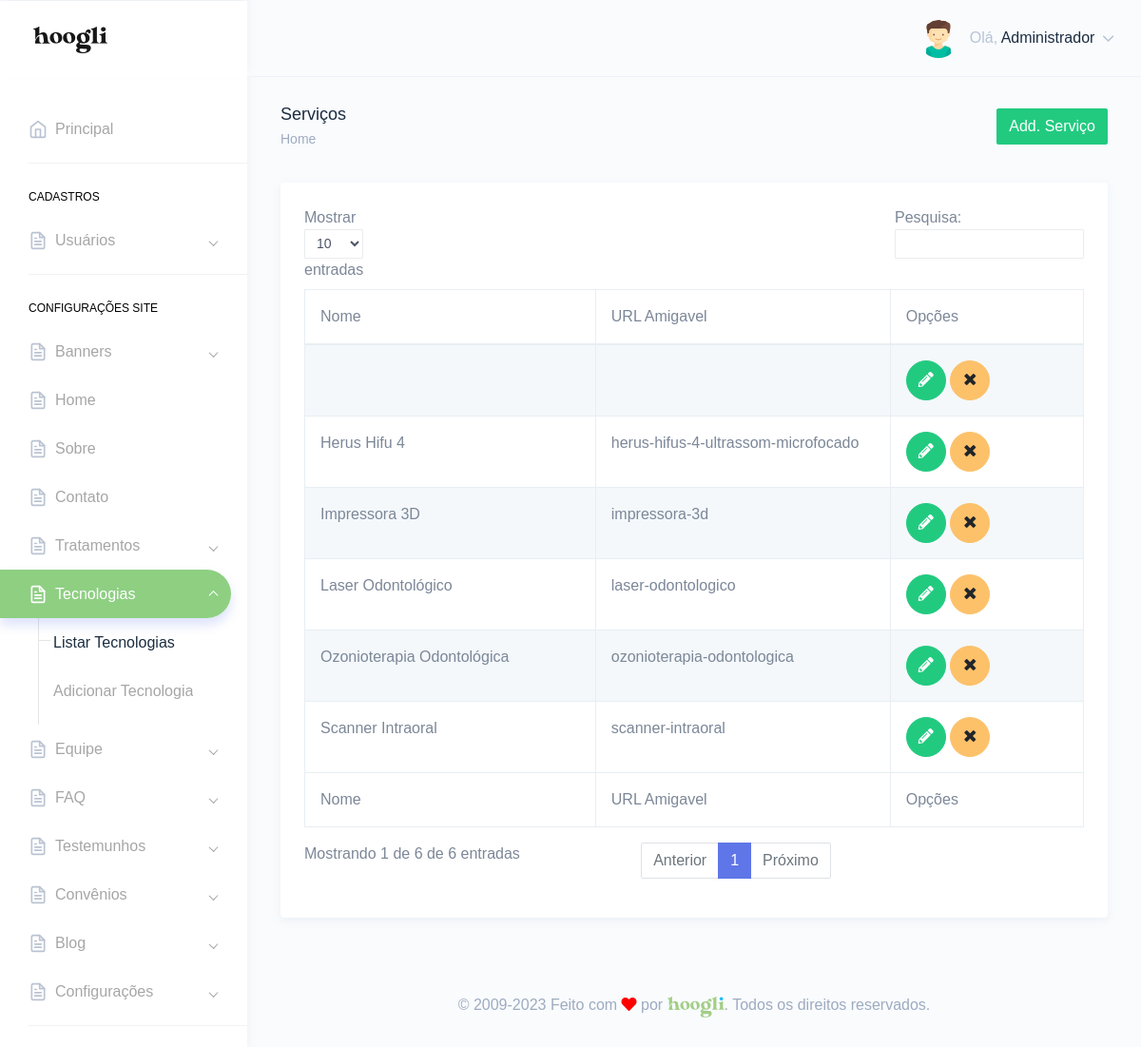
/painel/servicos.php (signed in), run on the app's committed database.
### tables this page shows
CREATE TABLE `tbl_usuarios` (
  `id` int NOT NULL,
  `nome` varchar(250) DEFAULT NULL,
  `email` varchar(250) DEFAULT NULL,
  `telefone` varchar(250) DEFAULT NULL,
  `endereco` varchar(250) DEFAULT NULL,
  `cpf` varchar(100) DEFAULT NULL,
  `login` varchar(100) DEFAULT NULL,
  `senha` varchar(100) DEFAULT NULL,
  `foto` varchar(250) DEFAULT NULL,
  `id_cargo` int DEFAULT NULL,
  `sexo` varchar(2) DEFAULT NULL,
  `perm_cad_usuario` varchar(2) DEFAULT NULL,
  `perm_relatorio` varchar(2) DEFAULT NULL,
  `perm_add_usuario` varchar(2) DEFAULT NULL,
  `perm_edit_usuario` varchar(2) DEFAULT NULL,
  `perm_del_usuario` varchar(2) DEFAULT NULL,
  `perm_cad_contato` varchar(2) DEFAULT NULL,
  `perm_edit_contato` varchar(2) DEFAULT NULL,
  `perm_del_contato` varchar(2) DEFAULT NULL,
  `perm_edit_contato_nf` varchar(3) DEFAULT NULL,
  `perm_pag_principal_rm` varchar(2) DEFAULT NULL,
  `perm_pag_principal_uc` varchar(2) DEFAULT NULL,
  `admin_geral` varchar(2) DEFAULT NULL,
  `data_frase` date DEFAULT NULL,
  `id_frase` int DEFAULT NULL,
  `frase_lida` varchar(2) DEFAULT NULL
);

CREATE TABLE `tbl_servicos` (
  `id` int NOT NULL,
  `id_categoria` int DEFAULT NULL,
  `titulo` varchar(250) DEFAULT NULL,
  `descricao` text,
  `id_cat` int DEFAULT NULL,
  `meta_title` text,
  `meta_keywords` text,
  `meta_description` text,
  `foto` varchar(250) DEFAULT NULL,
  `url_amigavel` varchar(250) DEFAULT NULL,
  `breve` text,
  `banner_titulo` varchar(250) DEFAULT NULL,
  `banner_titulo2` varchar(255) DEFAULT NULL,
  `banner_titulo3` varchar(255) DEFAULT NULL,
  `banner_foto` varchar(250) DEFAULT NULL,
  `banner_texto` text,
  `banner_botao` varchar(255) DEFAULT NULL,
  `sesao1_tem_video` enum('S','N') DEFAULT 'N',
  `sessao1_video_titulo` varchar(255) DEFAULT NULL,
  `sessao1_embed` varchar(255) DEFAULT NULL,
  `sessao1_thumb` varchar(255) DEFAULT NULL,
  `sessao1_video_descricao` text,
  `sessao1_foto` varchar(250) DEFAULT NULL,
  `sessao1_titulo` varchar(250) DEFAULT NULL,
  `sessao1_titulo2` varchar(255) DEFAULT NULL,
  `sessao1_titulo3` varchar(255) DEFAULT NULL,
  `sessao1_texto3` text,
  `sessao1_texto` text,
  `sessao2_foto` varchar(250) DEFAULT NULL,
  `sessao2_titulo` varchar(250) DEFAULT NULL,
  `sessao2_texto` text,
  `sessao2_titulo2` varchar(255) DEFAULT NULL,
  `sessao2_texto2` text,
  `sessao2_botao2` varchar(255) DEFAULT NULL,
  `sessao2_foto2` varchar(255) DEFAULT NULL,
  `sessao2_botao` varchar(255) DEFAULT NULL,
  `sessao3_titulo` varchar(250) DEFAULT NULL,
  `sessao3_titulo2` varchar(255) DEFAULT NULL,
  `sessao3_texto` text,
  `topico1_foto` varchar(250) DEFAULT NULL,
  `topico1_titulo` varchar(250) DEFAULT NULL,
  `topico1_texto` text,
  `topico2_foto` varchar(250) DEFAULT NULL,
  `topico2_titulo` varchar(250) DEFAULT NULL,
  `topico2_texto` text,
  `topico3_foto` varchar(250) DEFAULT NULL,
  `topico3_titulo` varchar(250) DEFAULT NULL,
  `topico3_texto` text,
  `topico4_foto` varchar(250) DEFAULT NULL,
  `topico4_titulo` varchar(250) DEFAULT NULL,
  `topico4_texto` text,
  `sessao4_foto` varchar(250) DEFAULT NULL,
  `sessao4_titulo` varchar(250) DEFAULT NULL,
  `sessao4_titulo2` varchar(255) DEFAULT NULL,
  `sessao4_texto` text,
  `sessao4_icone` varchar(255) DEFAULT NULL,
  `sessao5_titulo` varchar(250) DEFAULT NULL,
  `sessao5_foto` varchar(255) DEFAULT NULL,
  `sessao5_texto` text,
  `sessao6_titulo` varchar(255) DEFAULT NULL,
  `sessao6_foto` varchar(255) DEFAULT NULL,
  `sessao6_texto` text,
  `contato_titulo` varchar(250) DEFAULT NULL,
  `contato_texto` text,
  `contato_foto` varchar(255) DEFAULT NULL,
  `contato_botao` varchar(255) DEFAULT NULL,
  `diferenca1_foto` varchar(250) DEFAULT NULL,
  `diferenca1_titulo` varchar(250) DEFAULT NULL,
  `diferenca1_texto` text,
  `diferenca2_foto` varchar(250) DEFAULT NULL,
  `diferenca2_titulo` varchar(250) DEFAULT NULL,
  `diferenca2_texto` text,
  `diferenca3_foto` varchar(250) DEFAULT NULL,
  `diferenca3_titulo` varchar(250) DEFAULT NULL,
  `diferenca3_texto` text,
  `imagem_final` varchar(250) DEFAULT NULL,
  `imagem_mobile_final` varchar(250) DEFAULT NULL,
  `icone` varchar(255) DEFAULT NULL,
  `botao` varchar(255) DEFAULT NULL,
  `sessao1_link_botao` varchar(250) DEFAULT NULL,
  `sessao1_nome_botao` varchar(250) DEFAULT NULL,
  `sessao2_link_botao` varchar(250) DEFAULT NULL,
  `sessao2_nome_botao` varchar(250) DEFAULT NULL,
  `sessao3_link_botao` varchar(250) DEFAULT NULL,
  `sessao3_nome_botao` varchar(250) DEFAULT NULL,
  `contato_titulo2` varchar(250) DEFAULT NULL,
  `sessao3_foto` varchar(250) DEFAULT NULL,
  `sessao1_paralax` varchar(250) DEFAULT NULL,
  `sessao2_paralax` varchar(250) DEFAULT NULL,
  `sessao3_paralax` varchar(250) DEFAULT NULL,
  `sessao4_nome_botao` varchar(250) DEFAULT NULL,
  `sessao4_link_botao` varchar(100) DEFAULT NULL,
  `destaque` enum('S','N') DEFAULT NULL,
  `link_botao5` text,
  `nome_botao5` text,
  `texto_ancora` text,
  `titulo_faq` text,
  `titulo2_faq` text,
  `titulo3_faq` text,
  `titulo4_faq` text,
  `link_botao_faq` text,
  `nome_botao_faq` text,
  `texto_ancora2` text
);

### Connection/con-pdo.php (called while the page is built, shortened)
<?php
$conInstanciada = '';
if(empty($conInstanciada)) {
	class Conexao {
		private static $pdo;
		public static function getInstance() {
		if (!isset(self::$pdo)) {
		 try {
		  $opcoes = array(PDO::MYSQL_ATTR_INIT_COMMAND => 'SET NAMES utf8', PDO::ATTR_PERSISTENT => TRUE);
		  self::$pdo = new PDO("mysql:host=" . HOST . "; dbname=" . DBNAME . "; charset=" . CHARSET . ";", USER, PASSWORD, $opcoes);
		  self::$pdo->setAttribute(PDO::ATTR_ERRMODE, PDO::ERRMODE_EXCEPTION);
		 } catch (PDOException $e) {
		  print "Erro: " . $e->getMessage();
		 }
		}
		return self::$pdo;
		}
	}
}

### Class/acesso.class.php (called while the page is built, shortened)
<?php
$AcessoInstanciada = '';
if(empty($AcessoInstanciada)) {
	if(file_exists('Connection/conexao.php')) {
		require_once('Connection/con-pdo.php');
		require_once('Class/funcoes.php');
	} else {
		require_once('../Connection/con-pdo.php');
		require_once('../Class/funcoes.php');
	}
	class Acesso {
		private $pdo = null;
		private static $Acesso = null;
		private function __construct($conexao){
			$this->pdo = $conexao;
		}
		public static function getInstance($conexao){
			if (!isset(self::$Acesso)):
				self::$Acesso = new Acesso($conexao);
			endif;
			return self::$Acesso;
		}
		function rsDados($id='', $idCargo='', $orderBy='', $limite='') {
			$sqlLimite = '';
			$sqlOrdem = '';
			$sql = '';
			$nCampos = 0;
			if(!empty($id)) {
				$sql .= " and id = ?";
				$nCampos++;
				$campo[$nCampos] = $id;
			}
			try{
				$sql = "SELECT * FROM tbl_usuarios where 1=1 $sql $sqlOrdem $sqlLimite";
				$stm = $this->pdo->prepare($sql);
				for($i=1; $i<=$nCampos; $i++) {
					$stm->bindValue($i, $campo[$i]);
				}
				$stm->execute();
				$rsDados = $stm->fetchAll(PDO::FETCH_OBJ);
				if($id <> '' or $limite == 1) {
					return($rsDados[0]);
				} else {
					return($rsDados);
				}
			} catch(PDOException $erro){
				echo $erro->getMessage();
			}
		}
	}
}

### painel/verifica.php (called while the page is built, shortened)
<?php
include "../Class/acesso.class.php";
$verificaRestrito = Acesso::getInstance(Conexao::getInstance());
 include "../Class/servicos.class.php";
$servicos = Servicos::getInstance(Conexao::getInstance());
$verificaRestrito->restritoAdmin();
$dadosUsuarioLogado = $verificaRestrito->rsDados($_SESSION['dadosLogado']->id);
?>

### Class/funcoes.php (called while the page is built, shortened)
<?php
  function icone_genero($genero) {
    switch ($genero) {
      case "M": return "assets/images/avatars/boy.svg"; break;
    }
  }
?>

### Class/servicos.class.php (called while the page is built, shortened)
<?php
$ServicosInstanciada = '';
if(empty($ServicosInstanciada)) {
	if(file_exists('Connection/conexao.php')) {
		require_once('Connection/con-pdo.php');
		require_once('Class/funcoes.php');
	} else {
		require_once('../Connection/con-pdo.php');
		require_once('../Class/funcoes.php');
	}
	class Servicos {
		private $pdo = null;
		private static $Servicos = null;
		private function __construct($conexao){
			$this->pdo = $conexao;
		}
		public static function getInstance($conexao){
			if (!isset(self::$Servicos)):
				self::$Servicos = new Servicos($conexao);
			endif;
			return self::$Servicos;
		}
		function rsDados($id='', $orderBy='', $limite='', $idCat='', $idDiferente='', $url_amigavel='', $destaque='') {
			$nCampos = 0;
			$sql = '';
			$sqlOrdem = '';
			$sqlLimite = '';
			try{
				$sql = "SELECT * FROM tbl_servicos where 1=1 $sql $sqlOrdem $sqlLimite";
				$stm = $this->pdo->prepare($sql);
				for($i=1; $i<=$nCampos; $i++) {
					$stm->bindValue($i, $campo[$i]);
				}
				$stm->execute();
				$rsDados = $stm->fetchAll(PDO::FETCH_OBJ);
				if($id <> '' or $limite == 1 or $url_amigavel <> '') {
					return($rsDados[0]);
				} else {
					return($rsDados);
				}
			} catch(PDOException $erro){
				echo $erro->getMessage();
			}
		}
	}
}

### painel/servicos.php (the view, shortened to what this page needs)
<?php include "verifica.php";
$puxaServicos = $servicos->rsDados();
?>
<!DOCTYPE html>
<html dir="ltr" lang="pt-br">
<head>
    <link href="dist/css/style.min.css" rel="stylesheet">
</head>
<body>
    <div id="main-wrapper" data-theme="light" data-layout="vertical" data-navbarbg="skin6" data-sidebartype="full" data-sidebar-position="fixed" data-header-position="fixed" data-boxed-layout="full">
      <?php include "header.php";?>
       <?php include "inc-menu-lateral.php";?>
        <div class="page-wrapper">
            <div class="page-breadcrumb">
                <div class="row">
                    <div class="col-7 align-self-center">
                        <h4 class="page-title text-truncate text-dark font-weight-medium mb-1">Serviços</h4>
                        <div class="d-flex align-items-center">
                            <nav aria-label="breadcrumb">
                                <ol class="breadcrumb m-0 p-0">
                                    <li class="breadcrumb-item"><a href="." class="text-muted">Home</a></li>
                                </ol>
                            </nav>
                        </div>
                    </div>
                    <div class="col-5 align-self-center">
                        <a href="add-servico.php" class="btn btn-success float-right">Add. Serviço</a>
                    </div>
                </div>
            </div>
            <div class="container-fluid">
                <div class="row">
                    <div class="col-12">
                        <div class="card">
                            <div class="card-body">
                                <div class="table-responsive">
                                    <table id="zero_config" class="table table-striped table-bordered no-wrap">
                                        <thead>
                                            <tr>
                                                <th>Nome</th>
                                                <th>URL Amigavel</th>
                                                <th>Opções</th>
                                            </tr>
                                        </thead>
                                        <tbody>
                                            <?php
                                            if(count($puxaServicos) > 0){
                                            foreach($puxaServicos as $servico){?>
                                            <tr>
                                                <td><?php echo $servico->titulo;?></td>
                                                <td><?php echo $servico->url_amigavel;?></td>
                                                <td>
                                                    <a href="editar-servico.php?id=<?php echo $servico->id;?>" class="btn btn-success btn-circle"><i class="fas fa-pencil-alt"></i></a>
                                                    <a href="javascript:;" class="btn btn-warning btn-circle" onclick="excluir('servicos.php', <?php echo $servico->id;?>, 'excluirServico')"><i class="fa fa-times"></i></a>
                                                </td>
                                            </tr>
                                            <?php } }?>
                                        </tbody>
                                        <tfoot>
                                            <tr>
                                                <th>Nome</th>
                                                <th>URL Amigavel</th>
                                                <th>Opções</th>
                                            </tr>
                                        </tfoot>
                                    </table>
                                </div>
                            </div>
                        </div>
                    </div>
                </div>
            </div>
        <?php include "footer.php";?>
        </div>
    </div>
</body>
</html>

### painel/header.php (shortened to what this page needs)
<header class="topbar" data-navbarbg="skin6">
            <nav class="navbar top-navbar navbar-expand-md">
                <div class="navbar-header" data-logobg="skin6">
                    <div class="navbar-brand">
                        <a href=".">
                            <span class="logo-text">
                                <img src="assets/images/hoogli_logo.png" alt="homepage" class="dark-logo" />
                            </span>
                        </a>
                    </div>
                </div>
                <div class="navbar-collapse collapse" id="navbarSupportedContent">
                    <ul class="navbar-nav float-right">
                        <li class="nav-item dropdown">
                            <a class="nav-link dropdown-toggle" href="javascript:void(0)" data-toggle="dropdown"
                                aria-haspopup="true" aria-expanded="false">
                                <?php if(!empty($dadosUsuarioLogado->foto)){?>
                                <img src="../img/<?php echo $dadosUsuarioLogado->foto;?>" alt="<?php echo $dadosUsuarioLogado->nome;?>" class="rounded-circle" width="40">
                                <?php }else{?>
                                <img src="<?php echo icone_genero($dadosUsuarioLogado->sexo);?>" alt="<?php echo $dadosUsuarioLogado->nome;?>" class="rounded-circle" width="40">
                                <?php }?>
                                <span class="ml-2 d-none d-lg-inline-block"><span>Olá,</span> <span
                                        class="text-dark"><?php echo $dadosUsuarioLogado->nome;?></span> <i data-feather="chevron-down"
                                        class="svg-icon"></i></span>
                            </a>
                        </li>
                    </ul>
                </div>
            </nav>
        </header>

### data on the page
tbl_usuarios: nome "Administrador"
tbl_servicos: titulo "Impressora 3D", url_amigavel "impressora-3d"
tbl_servicos: titulo "Scanner Intraoral", url_amigavel "scanner-intraoral"
tbl_servicos: titulo "Laser Odontológico", url_amigavel "laser-odontologico"
tbl_servicos: titulo "Herus Hifu 4", url_amigavel "herus-hifus-4-ultrassom-microfocado"
tbl_servicos: titulo "Ozonioterapia Odontológica", url_amigavel "ozonioterapia-odontologica"
